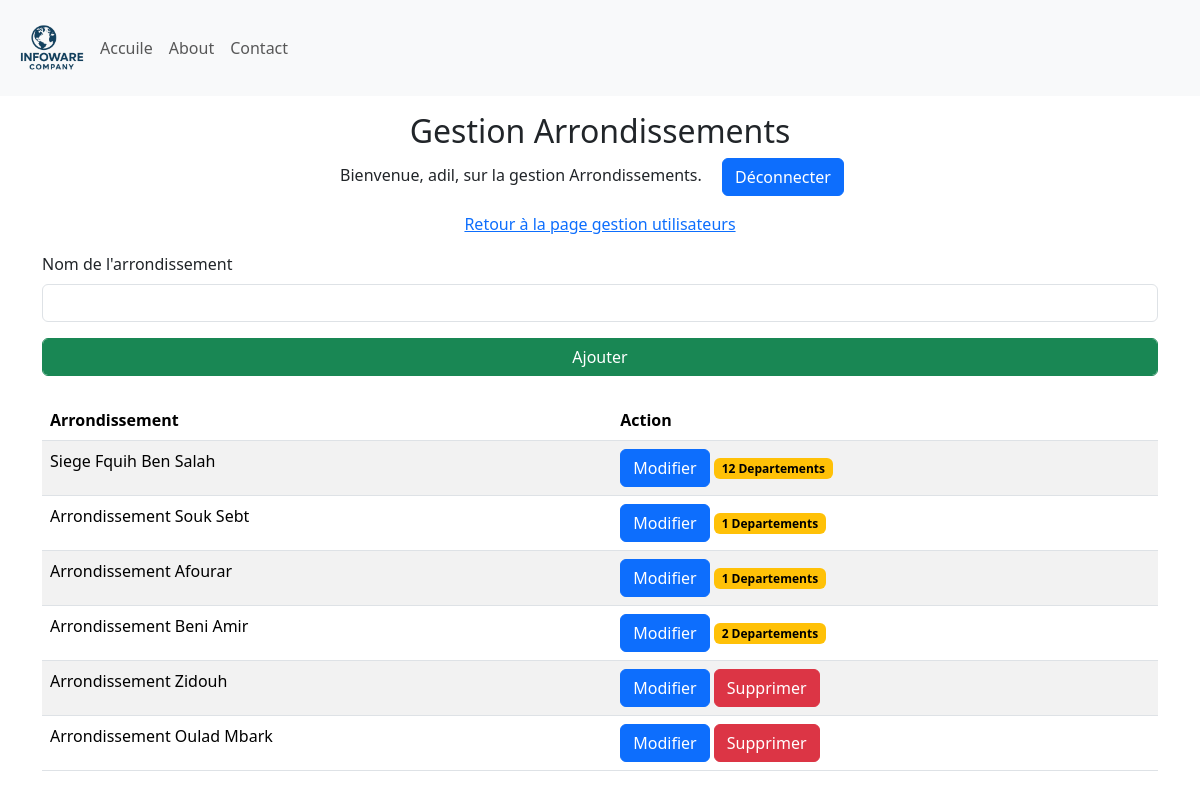
The app's page /manage_Arrondissements (signed in), older data.
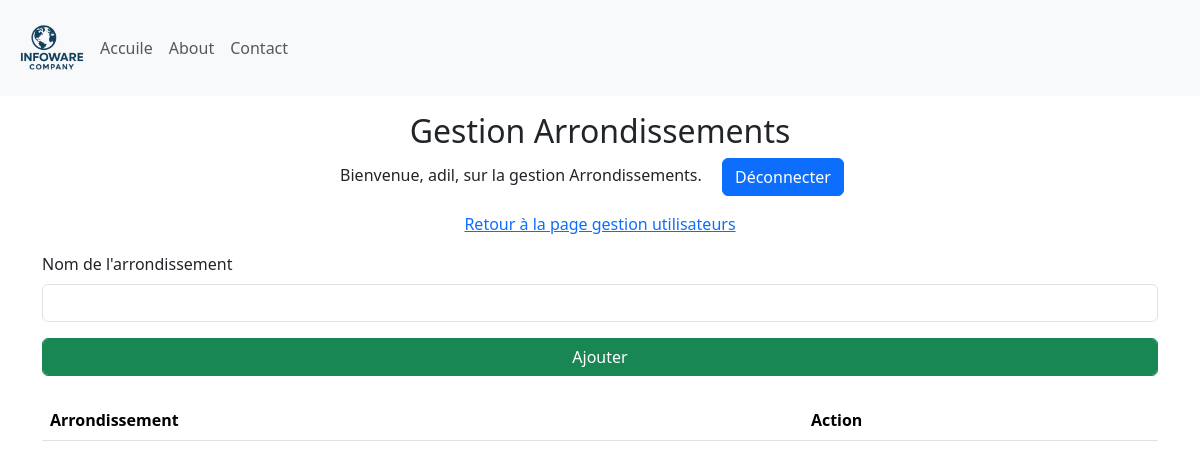
The same page, newer data.
### Site/models.py (models this page shows, shortened)
class Arondissement(db.Model):
    id = db.Column(db.Integer, primary_key=True)
    arondissement = db.Column(db.String(25), unique=True, nullable=False)
    departement = db.relationship('Departement', backref='Departement', lazy=True)

### Site/dashbord/arrondissement.py (the view, shortened to what this page needs)
@arrondissement.route('/manage_Arrondissements', methods=['GET', 'POST'])
def manage_Arrondissements():
    if 'user' not in session:
        return redirect(url_for('admin.admin'))
    arrondissements = Arondissement.query.all()
    return render_template('manage_Arrondissements.html', name=session['user'], arrondissements=arrondissements)

### Site/templates/manage_Arrondissements.html (shortened to what this page needs)
{% extends 'base.html' %}
{% block body %}
<div class="container-fluid">
    <div class="row">
        <div class="col-12  my-3">
            <div class="text-center">
                <h2>Gestion Arrondissements </h2>
                <p>Bienvenue, {{ name }}, sur la gestion Arrondissements. <a class="mx-3 btn btn-primary" href="{{ url_for('admin.logout') }}"">Déconnecter</a></p>
                <p><a href="{{ url_for('dashbord.manage_users') }}">Retour à la page gestion utilisateurs</a> </p>
            </div>
            <div class="container">
                <form method="POST">
                    <div class="mb-3">
                        <label for="arrondissementName" class="form-label">Nom de l'arrondissement</label>
                        <input type="text" class="form-control" id="arrondissementName" name="arrondissementName" required>
                    </div>
                    <button type="submit" class="form-control btn btn-success">Ajouter</button>
                </form>
                <table class="table table-striped mt-4 ">
                    <thead>
                        <tr>
                          <th scope="col">Arrondissement</th>
                          <th scope="col">Action</th>
                        </tr>
                      </thead>
                      <tbody>
                        {% for arrondissement in arrondissements %}
                        <tr>
                          <td>{{ arrondissement.arondissement }}</td>
                          <td>
                            <form method="POST" action="{{ url_for('arrondissement.delete_arrondissement', arrondissement_id=arrondissement.id) }}" onsubmit="return confirm('Êtes-vous sûr de vouloir supprimer cet arrondissement ?');">
                                <a href="{{ url_for('arrondissement.update_arrondissement', arrondissement_id=arrondissement.id) }}" class="btn btn-primary">Modifier</a>
                                {% if arrondissement.departement | length == 0 %}
                                   <button type="submit" class="btn btn-danger">Supprimer</button>
                                {% else %}
                                    <span class="badge text-bg-warning"> {{ arrondissement.departement | length }} Departements</span>
                                {% endif %}
                            </form>
                          </td>
                        </tr>
                        {% endfor %}
                </table>
            </div>
        </div>
    </div>
</div>
{% endblock %}

### Site/templates/base.html (shortened to what this page needs)
<!DOCTYPE html>
<html lang="fr">
<head>
    <link href="https://cdn.jsdelivr.net/npm/bootstrap@5.3.8/dist/css/bootstrap.min.css" rel="stylesheet">
    <link rel="stylesheet" href={{url_for('static', filename='style.css')}}>
</head>
<body>
    <nav class="navbar navbar-expand-lg bg-light" >
        <div class="container-fluid" >
          <img width="80px" src="{{url_for('static', filename='logo.png')}}" alt="logo">
          <div class="collapse navbar-collapse" id="navbarNav">
            <ul class="navbar-nav">
              <li class="nav-item">
                <a class="nav-link"  href="{{ url_for('main.home') }}">Accuile</a>
              </li>
              <li class="nav-item">
                <a class="nav-link" href={{ url_for('about.about_page') }}>About</a>
              </li>
              <li class="nav-item">
                <a class="nav-link" href="#">Contact</a>
              </li>
            </ul>
          </div>
        </div>
      </nav>
      {% block body %}{% endblock %}
</body>
</html>

### Site/static/style.css (style rules this page uses)
* { margin: 0; padding: 0; box-sizing: border-box; }
:root { --primary-color: #0056b3; --secondary-color: #f8f9fa; --text-color: #333; --highlight-color: #007bff; }
body { font-family: 'Segoe UI', Tahoma, Geneva, Verdana, sans-serif; }

Row changes from the older to the newer data that the page shows:
removed Arondissement: arondissement "Siege Fquih Ben Salah", departement|length "12"
removed Arondissement: arondissement "Arrondissement Souk Sebt", departement|length "1"
removed Arondissement: arondissement "Arrondissement Afourar", departement|length "1"
removed Arondissement: arondissement "Arrondissement Beni Amir", departement|length "2"
removed Arondissement: arondissement "Arrondissement Zidouh", shows "Supprimer"
removed Arondissement: arondissement "Arrondissement Oulad Mbark", shows "Supprimer"
